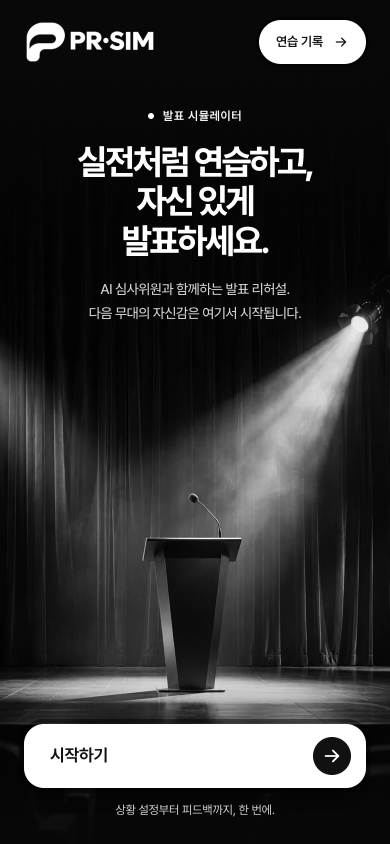
#> input picture docs/screens/draft/01-landing.png, 780 x 1688 px, given in place of 02-setup-mobile-full.png, which was not available (shown at 1/2 size)
$ python crop.py
#> lines starting #> are read from the running program, lines starting #| are printed output that depends on the picture; long printed decimals are rounded
import sys
from PIL import Image
cur=Image.open('current/02-setup-mobile-full.png').convert('RGB')
#> cur is the input picture: PIL image 780x1688 RGB; mean R, G, B 54.2, 54.3, 54.2
d=Image.open('/Users/jyl/work/study/pr-sim/docs/screens/draft/02-setup.png').convert('RGB')
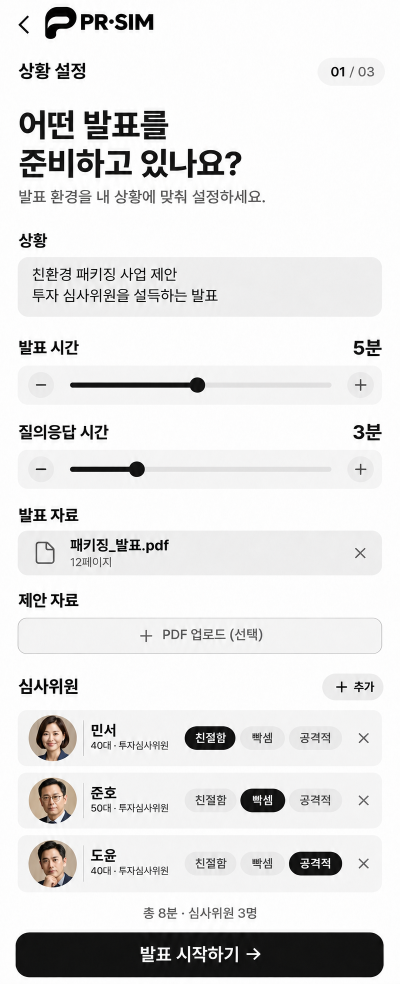
#> input picture docs/screens/draft/02-setup.png, 799 x 1968 px, found by its file name (shown at 1/2 size)
#> d is the input picture: PIL image 799x1968 RGB; mean R, G, B 227.3, 227, 226.7
d=d.resize((780,round(1968*780/799)))
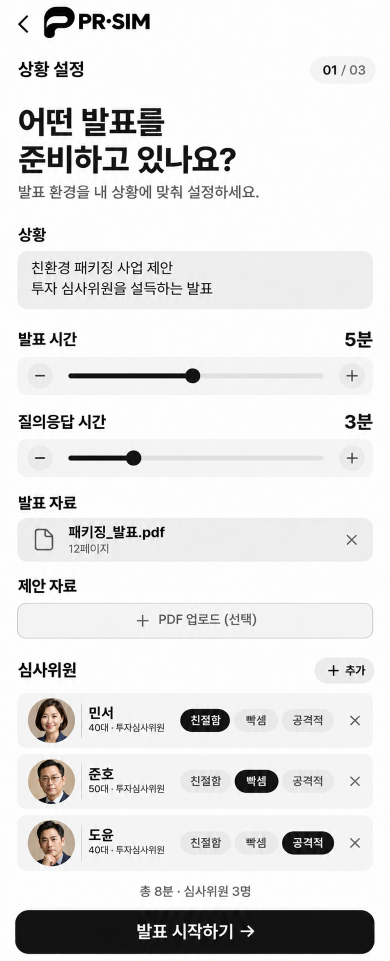
#> d: PIL image 780x1921 RGB (shown at 1/2 size); mean R, G, B 227.3, 226.9, 226.7
print('draft scaled', d.size, 'ratio', d.size[1]/780, 'cur ratio', cur.size[1]/780)
#| draft scaled (780, 1921) ratio 2.463 cur ratio 2.164
# side by side full
W=780*2+20; H=max(cur.size[1],d.size[1])
#> after `H = max(cur.size[1], d.size[1])`: H = 1921
sb=Image.new('RGB',(W,H),'red'); sb.paste(d,(0,0)); sb.paste(cur,(800,0)); sb.save('crops/setup-side-by-side.png')
#> after `sb = Image.new('RGB', (W, H), 'red')`:
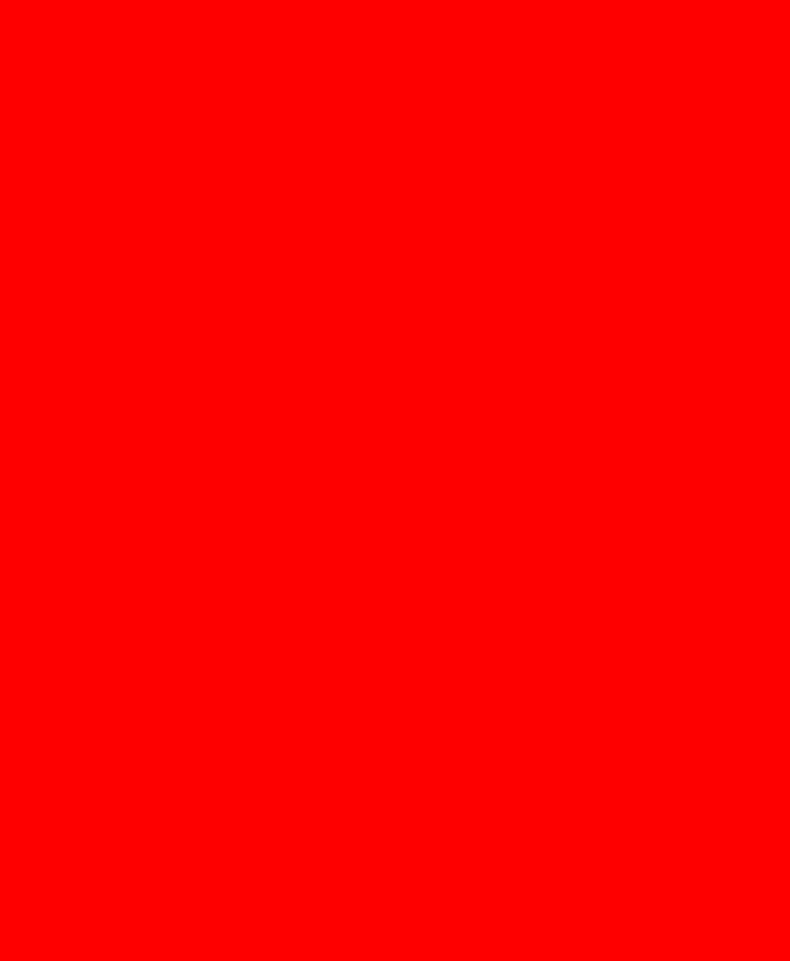
#> sb: PIL image 1580x1921 RGB (shown at 1/2 size); mean R, G, B 255, 0, 0
#> after `sb.paste(d, (0, 0))`:
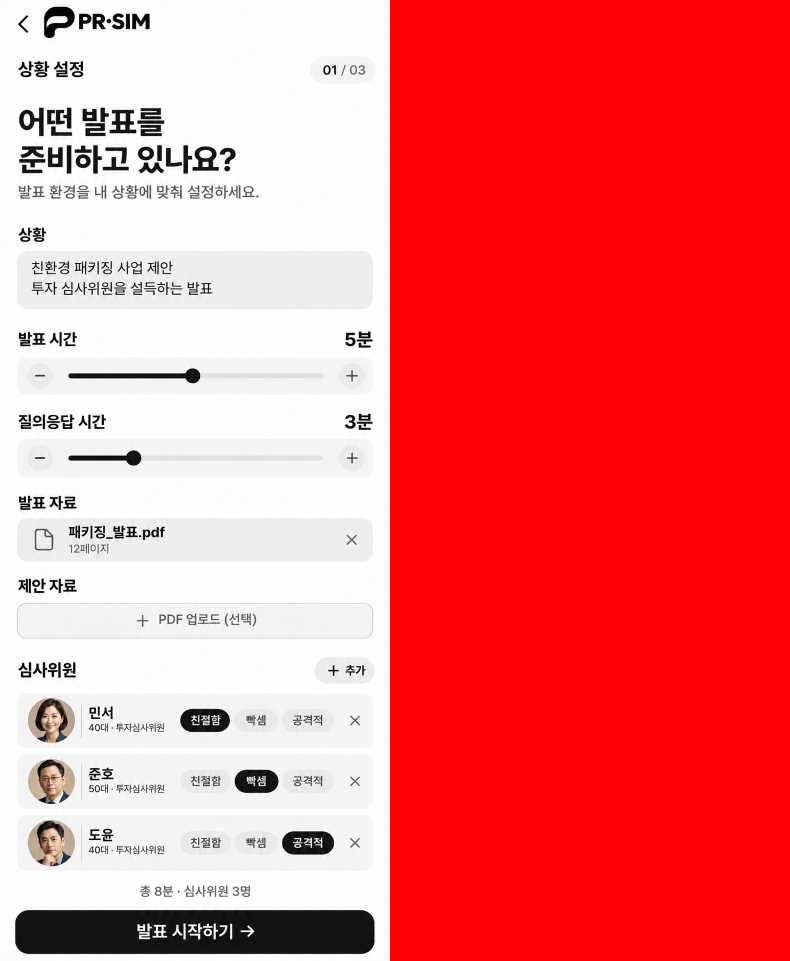
#> sb: PIL image 1580x1921 RGB (shown at 1/2 size); mean R, G, B 241.3, 112, 111.9
#> after `sb.paste(cur, (800, 0))`:
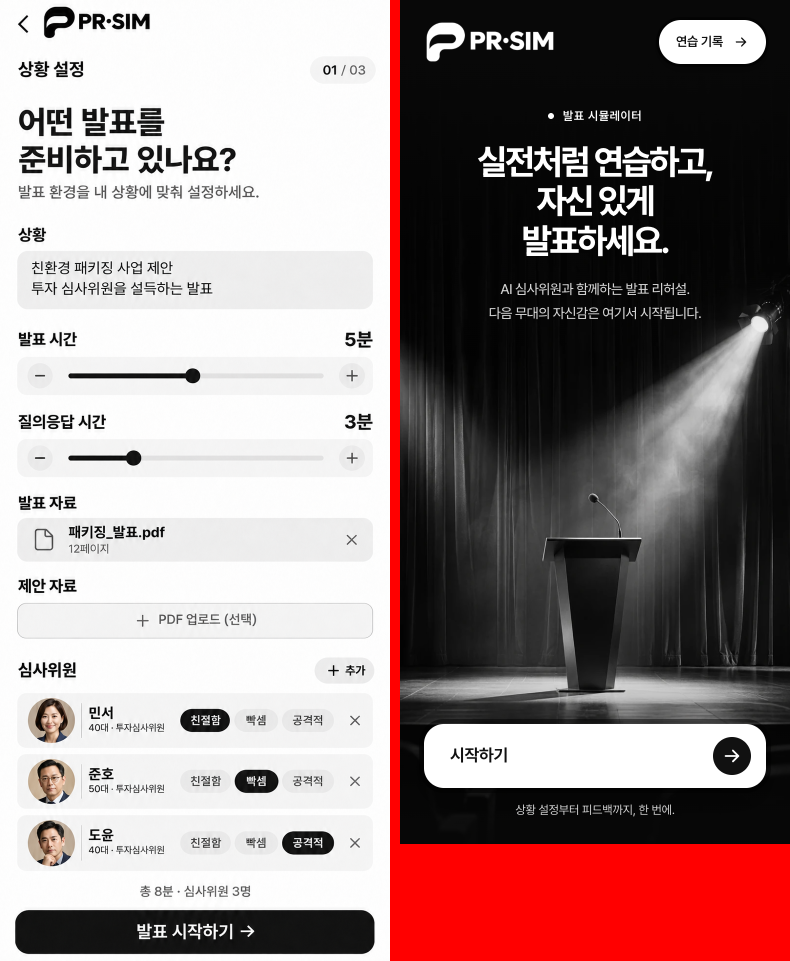
#> sb: PIL image 1580x1921 RGB (shown at 1/2 size); mean R, G, B 154.2, 135.6, 135.4
def regions(img,name):
    # find rows that are not pure white per row, print bands of non-bg
#> called with name = 'draft'
    px=img.load(); w,h=img.size
#> after `w, h = img.size`: w = 780; h = 1921
    rows=[]
    for y in range(h):
        nonw=0
        for x in range(0,w,3):
            r,g,b=px[x,y]
            if r<250 or g<250 or b<250: nonw+=1
        rows.append(nonw)
#> after the loop, rows = 1921 values, max 241 at index 1840, min 0 at index 0, mean 118.5
    bands=[];inb=False
    for y,n in enumerate(rows):
        if n>0 and not inb: s=y;inb=True
        if n==0 and inb: bands.append((s,y));inb=False
#> this loop made 1921 passes
#> (n, inb) on pass 8: (9, True)
#> inb on passes 84, 113, 169, 211, 358, 363: False, True, False, True, False, True
#> after the loop, bands = [(7, 83), (112, 168), (210, 357), (362, 402), (450, 490), (501, 619), (657, 701), (713, 791), (821, 868), (878, 955), (986, 1027), (1035, 1124), (1153, 1193), (1205, 1277), (1314, 1368), (1386, 1496), (1508, 1618), (1630, 1742), (1763, 1764), (1765, 1800), (1813, 1913)]; inb = False; s = 1813
    if inb: bands.append((s,h))
    print(name, [(a,b,b-a) for a,b in bands if b-a>3])
#> (printed output is left out)
regions(d,'draft'); regions(cur,'cur')
#> the loop in regions (call 2), `for y,n in enumerate(rows):` made 1688 passes
#> (n, s, inb) on pass 1: (260, 0, True)
#> n on passes 2 to 7: 260, 260, 260, 260, 260, 260
#| cur [(0, 1688, 1688)]
